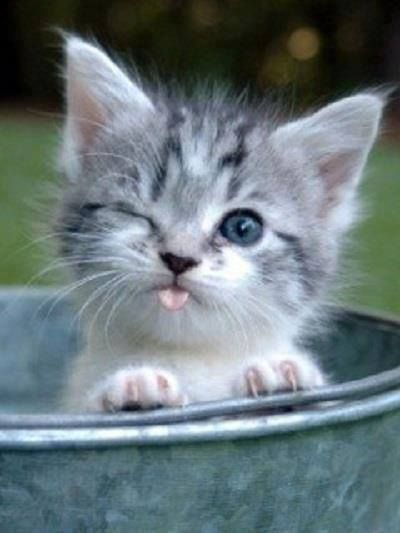
#> input picture data/cute-cat.jpg, 400 x 533 px
$ jupyter execute Manipulando_imagens.ipynb
#> lines starting #> are read from the running program, lines starting #| are printed output that depends on the picture; after the words box and inside, x2 and y2 are one past the last pixel; in counts of white or black regions, pixels touching at a corner belong together
# Trabalhando com imagens

Manipulação e criação de imagens de forma simples e rápida.

### Objetivos

* Aprender a manipular imagens;

* Obter propriedades da imagem e aplicar operações básicas;

* Aplicar filtros;

* Criar imagens.

### Documentação

* Image: https://pillow.readthedocs.io/en/4.2.x/reference/Image.html
* ImageOps: https://pillow.readthedocs.io/en/3.0.x/reference/ImageOps.html
* ImageFilter: https://pillow.readthedocs.io/en/4.2.x/reference/ImageFilter.html

### 1. Preparando o ambiente

####  Biblioteca PIL (pillow) - importação de bibliotecas

[cell 1]
from PIL import Image, ImageOps, ImageFilter

#### Carregando a imagem

[cell 2]
im = Image.open('data/cute-cat.jpg')
#> im is the input picture: PIL image 400x533 RGB; mean R, G, B 104.9, 118.8, 122.3
im

### 2. Propriedades e operações básicas

#### Propriedades

[cell 3]
print('Tamanho:',im.size) #(largura,altura)
#| Tamanho: (400, 533)
print('Largura:',im.width)
#| Largura: 400
print('Altura:',im.height)
#| Altura: 533
print('Formato:',im.format)
#| Formato: JPEG
print('Espaço de cores:',im.mode)
#| Espaço de cores: RGB

#### Cortar uma imagem

[cell 4]
tam = min(im.size)
#> tam = 400
im = im.crop((0,0,tam,tam)) #(esquerda, superior, direita, inferior)
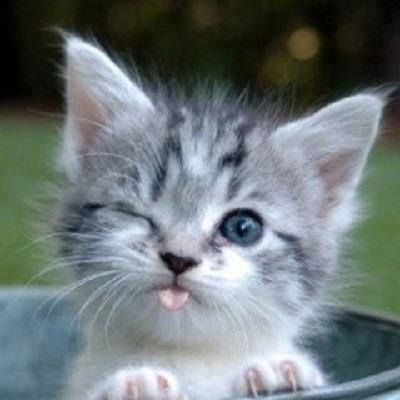
#> im: PIL image 400x400 RGB; mean R, G, B 109.3, 118.7, 120
im

#### Redimensionar uma imagem

[cell 5]
largura = int(im.width*0.75)
#> largura = 300
altura = int(im.height*0.75)
#> altura = 300
im = im.resize((largura,altura))
#> im: PIL image 300x300 RGB
im

#### Rotacionar uma imagem

[cell 6]
graus = 90
im.rotate(graus)

#### Inverter imagem horizontalmente

[cell 7]
ImageOps.mirror(im)

#### Inverter imagem verticalmente

[cell 8]
ImageOps.flip(im)
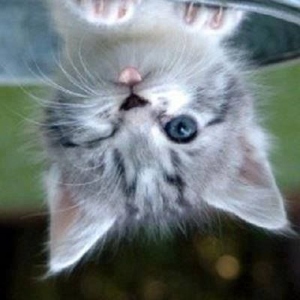
#> Out: PIL image 300x300 RGB; mean R, G, B 109.3, 118.7, 120

#### Invertendo cores

[cell 9]
ImageOps.invert(im)
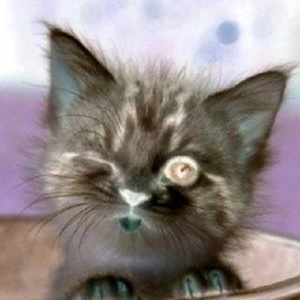
#> Out: PIL image 300x300 RGB; mean R, G, B 145.7, 136.3, 135

#### Escala de cinza

[cell 10]
ImageOps.grayscale(im)
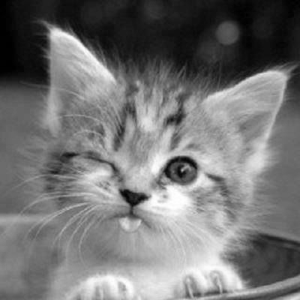
#> Out: PIL image 300x300 L; min 0, max 255, mean 116.1

#### Equalização de Histograma

[cell 11]
ImageOps.equalize(im)
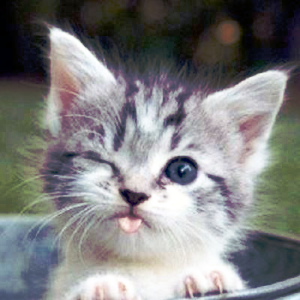
#> Out: PIL image 300x300 RGB; mean R, G, B 127.2, 127.2, 127.5

#### Solarizar imagem

[cell 12]
ImageOps.solarize(im)
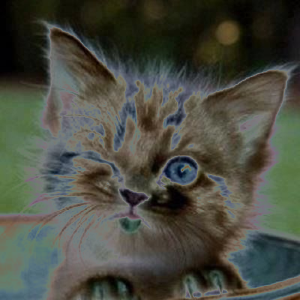
#> Out: PIL image 300x300 RGB; mean R, G, B 73.5, 75.6, 65.3

### 3. Aplicação de Filtros

#### Filtros de imagem predefinidos:

* BLUR - desfoque
* CONTOUR - contorno
* DETAIL - detalhe
* EDGE_ENHANCE - realce
* EDGE_ENHANCE_MORE - mais realce
* EMBOSS - relevo
* FIND_EDGES - bordas
* SMOOTH - suave
* SMOOTH_MORE - mais suave
* SHARPEN - nitidez

[cell 13]
im.filter(ImageFilter.CONTOUR)
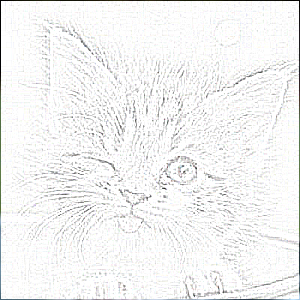
#> Out: PIL image 300x300 RGB; mean R, G, B 243.4, 243.6, 243.3

### 4. Criando imagens

#### Nova imagem

[cell 14]
altura = 256
largura = 256
rgb = (0,0,0)
nova = Image.new('RGB',(altura,largura),rgb)
#> nova: PIL image 256x256 RGB; every value is 0
nova

#### Colorindo pixels

[cell 15]
nova.putpixel((5,5),(255,255,255))
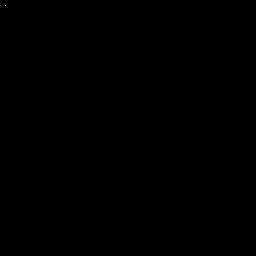
#> nova: PIL image 256x256 RGB; 0% white in thin lines or dots, all inside (x1, y1, x2, y2) = (5, 5, 6, 6)
nova

[cell 16]
def quadrado(im,x,y,rgb):
#> called with x = 10, y = 10, rgb = (255, 0, 0)
    for i in range(x,x+15):
        for j in range(y,y+15):
            im.putpixel((i,j),rgb)
#> im: PIL image 256x256 RGB

[cell 17]
vermelho = (255,0,0)
verde = (0,255,0)
quadrado(nova,10,10,vermelho)
quadrado(nova,30,10,verde)
quadrado(nova,50,10,verde)
quadrado(nova,10,30,verde)
quadrado(nova,30,30,verde)
quadrado(nova,30,50,verde)
quadrado(nova,10,50,verde)
#> after the loop in quadrado (call 7), `for i in range(x,x+15):`:
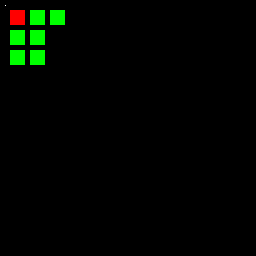
#> im: PIL image 256x256 RGB; mean R, G, B 0.9, 5.3, 0
quadrado(nova,50,50,verde)
quadrado(nova,10,70,verde)
quadrado(nova,30,70,verde)
nova

#### Colando imagens

[cell 18]
colar = im.resize((50,50))
nova.paste(colar,(100,100))
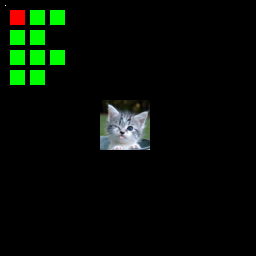
#> nova: PIL image 256x256 RGB; mean R, G, B 5.1, 12.4, 4.6
nova
